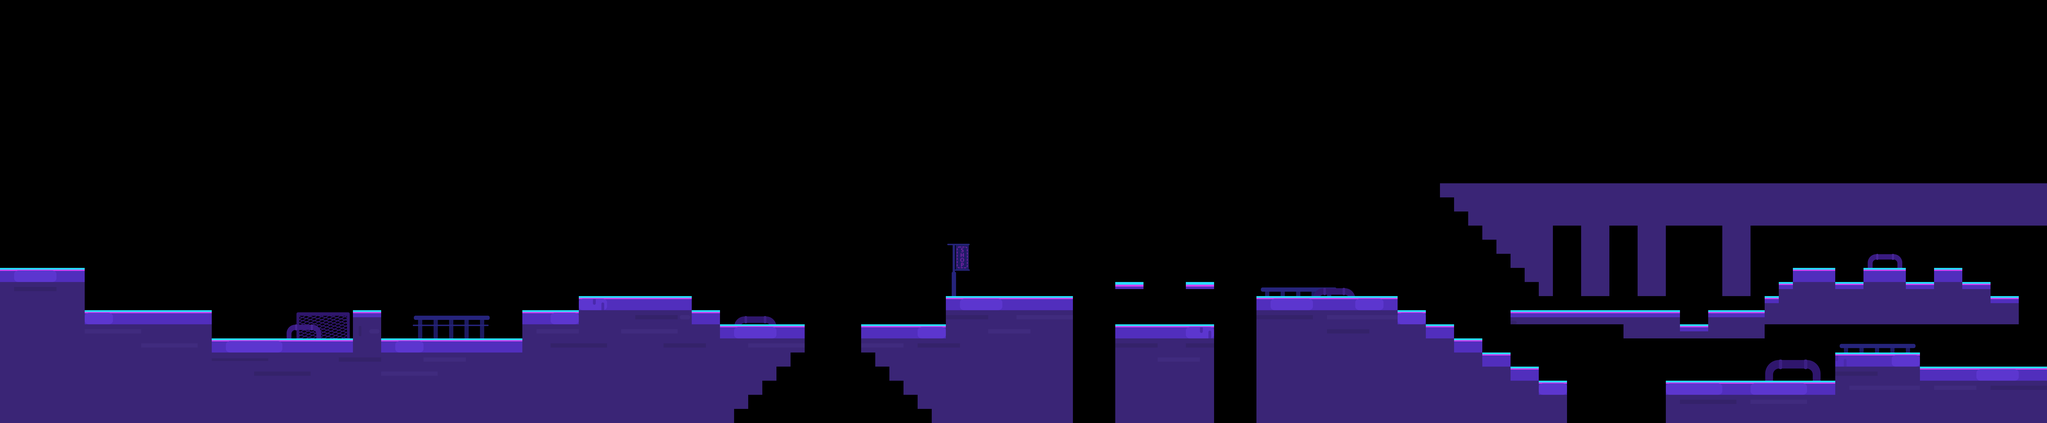

This game map was drawn from its Tiled (.tmx) file and the tilesets committed beside it. A one-line description and the trimmed map source follow:
An orthogonal 145x30 tile map with 80x80 px tiles, 4 tile layers (dizhuan, dizhuan1, dizhuan2, dizhuan3).

<map version="1.0" orientation="orthogonal" renderorder="right-down" width="145" height="30" tilewidth="80" tileheight="80">
 <tileset firstgid="1" name="bj_4_1" tilewidth="80" tileheight="80">
  <image source="bj_4_1.png" width="1120" height="640" />
 </tileset>
 <layer name="dizhuan" width="145" height="30">
  <data>[4350 cells, 1096 non-empty, 5 distinct tile ids]</data>
 </layer>
 <layer name="dizhuan1" width="145" height="30">
  <data>[4350 cells, 47 non-empty, 2 distinct tile ids]</data>
 </layer>
 <layer name="dizhuan2" width="145" height="30">
  <data>[4350 cells, 183 non-empty, 40 distinct tile ids]</data>
 </layer>
 <layer name="dizhuan3" width="145" height="30">
  <data>[4350 cells, 33 non-empty, 18 distinct tile ids]</data>
 </layer>
</map>
